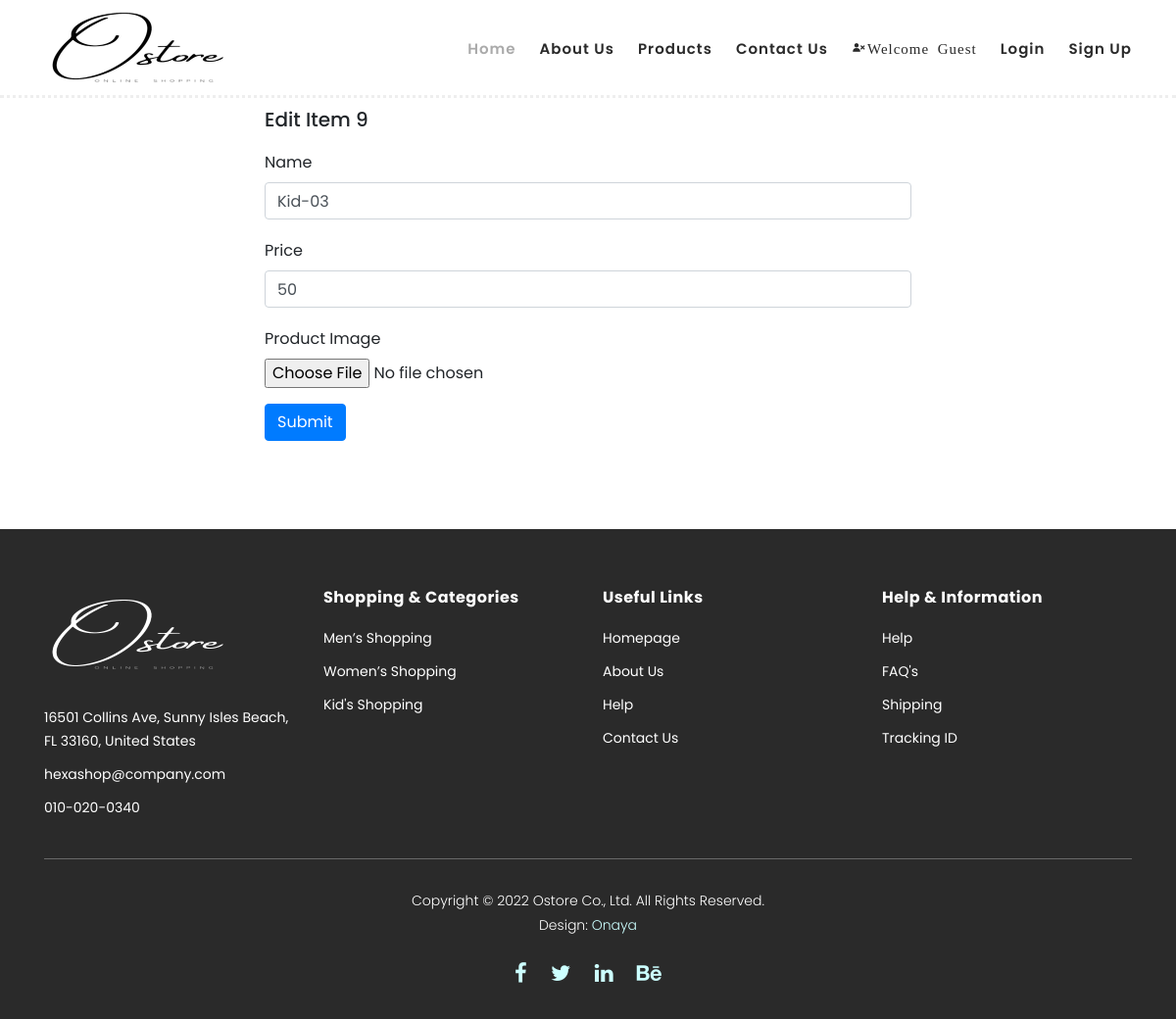
The page /editproduct9 on the database its author committed.
### myapp/models.py (models this page shows, shortened)
class Product(db.Model):
    __tablename__ = "product"
    id = db.Column(db.Integer, primary_key=True)
    name = db.Column(db.String(64), nullable=True)
    price =  db.Column(db.String(78), nullable=True)
    filename = db.Column(
        db.String(89),
        nullable=True,
    )
    carts = db.relationship("LineItem", back_populates="product")

### myapp/product.py (the view, shortened to what this page needs)
@product.route("/editproduct<int:id>", methods=["GET", "POST"])
def edit_product(id):
    rows = Product.query.filter_by(id=id).first()
    return render_template("store/editproduct.html", rows=rows)

### myapp/templates/store/editproduct.html (shortened to what this page needs)
{% extends 'store/base.html' %}
{% block content %}
 <div class="center">
    <div class="child">
      <form class="card-body" action="{{ url_for('product.edit_product', id=rows.id) }}" method="POST" enctype="multipart/form-data">
         <h5 class="card-title">Edit Item {{rows.id}}</h5>
        <div class="form-group">
          <label for="category">Name</label>
          <input type="text" class="form-control" name="name" value="{{ rows.name }}" required>
        </div>
        <div class="form-group">
            <label for="price">Price</label>
            <input type="number" class="form-control" name="price" value="{{rows.price}}" required>
        </div>
        <div class="form-group">
            <label for="exampleFormControlFile1">Product Image</label>
          <input type="file" class="form-control-file" name="image" value="http://localhost:8000/media/{{ rows.filename }}" accept="image/">
        </div>
        <button type="submit" class="btn btn-primary">Submit</button>
      </form>
    </div>
  </div>
{% endblock  %}

### myapp/static/css/style.css (style rules this page uses)
* { margin: 0; padding: 0; box-sizing: border-box; }
.center { margin: auto; width: 60%; padding: 10px; }
.form-group { margin:20px 0; }

### myapp/static/css/templatemo-hexashop.css (style rules this page uses)
html, body, div, span, applet, object, iframe, h1, h2, h3, h4, h5, h6, p, blockquote, div pre, a, abbr, acronym, address, big, cite, code, del, dfn, em, font, img, ins, kbd, q, s, samp, small, strike, strong, sub, sup, tt, var, b, u, i, center, dl, dt, dd, ol, ul, li, figure, header, nav, section, article, aside, footer, figcaption { margin: 0; padding: 0; border: 0; outline: 0; }
* { box-sizing: border-box; }
html, body { font-family: 'Poppins', sans-serif; font-weight: 400; background-color: #fff; font-size: 16px; -ms-text-size-adjust: 100%; -webkit-font-smoothing: antialiased; -moz-osx-font-smoothing: grayscale; }
h1, h2, h3, h4, h5, h6 { margin-top: 0px; margin-bottom: 0px; }
html, body { background: #fff; font-family: 'Poppins', sans-serif; }
body { padding-top: 80px; }

### rows shown on the page
Product: id "9", name "Kid-03", price "50"
